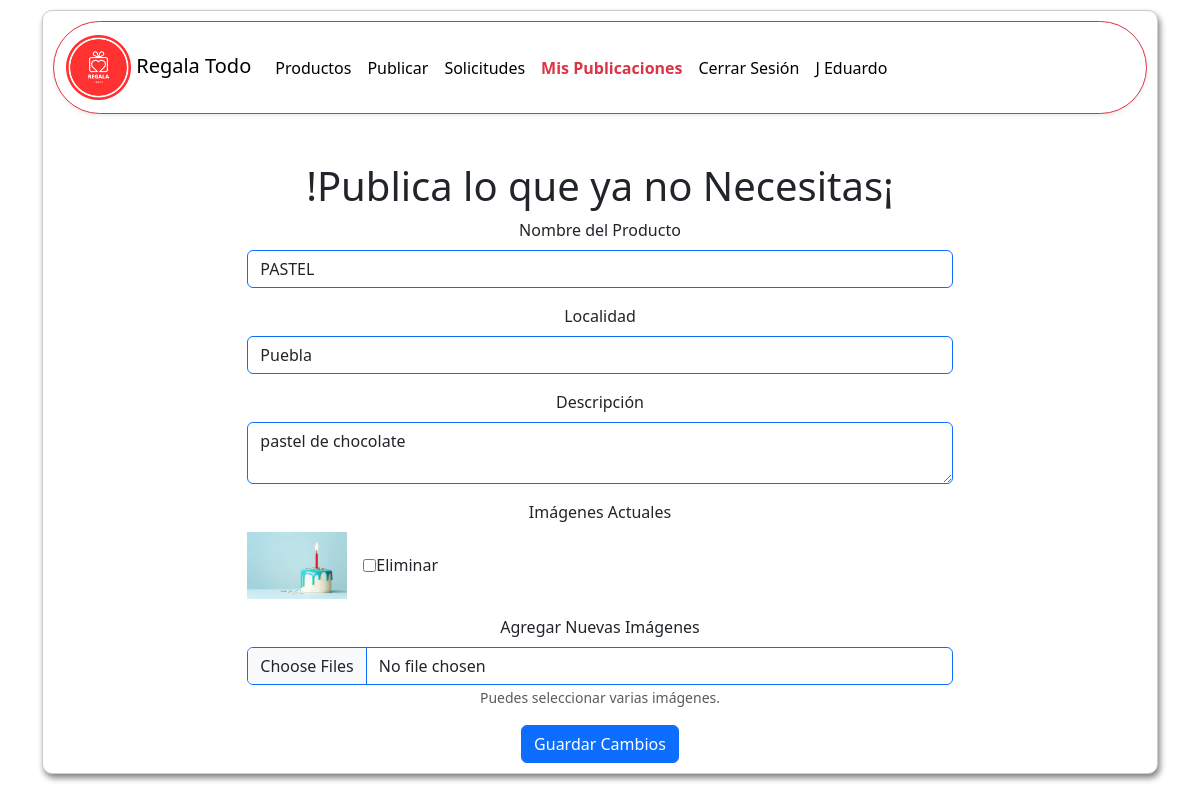
The page /Cliente/editarPublicacion.php?id=10 (signed in) on the database its author committed.
### tables this page shows
CREATE TABLE `articulo` (
  `idArticulo` int(11) NOT NULL,
  `nombre` varchar(45) NOT NULL,
  `descripcion` varchar(45) NOT NULL,
  `disponibilidad` int(11) NOT NULL DEFAULT 0,
  `localidad` varchar(45) NOT NULL,
  `publicacion` datetime NOT NULL,
  `id_Cliente` int(11) NOT NULL
);

CREATE TABLE `imagenesarticulo` (
  `idImagenesArticulo` int(11) NOT NULL,
  `ruta` varchar(45) NOT NULL,
  `id_Articulo` int(11) NOT NULL
);

### controllers/obtenerInfoEditar.php (called while the page is built, shortened)
<?php
$idArticulo = intval($_GET['id']);
$conexion = mysqli_connect("localhost", "root", "", "regalatodo");
$query = "SELECT * FROM articulo WHERE idArticulo = $idArticulo";
$result = mysqli_query($conexion, $query);
if ($row = mysqli_fetch_assoc($result)) {
    $nombre = $row['nombre'];
    $localidad = $row['localidad'];
    $descripcion = $row['descripcion'];
} else {
    die("Artículo no encontrado.");
}
$queryImagenes = "SELECT * FROM imagenesarticulo WHERE id_Articulo = $idArticulo";
$resultImagenes = mysqli_query($conexion, $queryImagenes);
$imagenes = array();
while ($row = mysqli_fetch_assoc($resultImagenes)) {
    $imagenes[] = $row;
}
?>

### Cliente/editarPublicacion.php (the view, shortened to what this page needs)
<!DOCTYPE html>
<html lang="es">
<head>
  <link href="https://cdn.jsdelivr.net/npm/bootstrap@5.3.3/dist/css/bootstrap.min.css" rel="stylesheet">
  <link rel="stylesheet" href="../css/style.css">
</head>
<body>
  <main class="container">
    <div class="principal">
      <nav class="navbar navbar-expand-lg sticky-top border border-danger rounded-pill shadow-sm" style="background-color: #ffffff;">
        <div class="container-fluid">
          <a class="navbar-brand" href="../Cliente/indexCliente.php">
            <img src="../img/LogoRegalaTodo.png" alt="Logo" width="65" height="65" class="d-inline-block align-text-center">
            Regala Todo
          </a>
          <div class="collapse navbar-collapse" id="navbarSupportedContent">
            <ul class="navbar-nav me-auto mb-2 mb-lg-0">
              <li class="nav-item">
                <a class="nav-link active" href="../Cliente/indexCliente.php">Productos</a>
              </li>
              <li class="nav-item">
                <a class="nav-link active " href="../Cliente/publicar.php">Publicar</a>
              </li>
              <li class="nav-item">
                <a class="nav-link active" href="../Cliente/solicitudes.php">Solicitudes</a>
              </li>
              <li class="nav-item">
                <a class="nav-link active fw-bold text-danger" href="../Cliente/misPublicaciones.php">Mis Publicaciones</a>
              </li>
              <li class="nav-item">
                <a class="nav-link active" href="../controllers/cerrarsesion.php">Cerrar Sesión</a>
              </li>
              <li class="nav-item">
                <a class="nav-link active">
                  <?php
                  if (isset($_SESSION["username"]) && !empty($_SESSION["username"])) {
                    echo $_SESSION["username"];
                  } else {
                    echo "Usuario no registrado";
                  }
                  ?>
                </a>
              </li>
            </ul>
          </div>
        </div>
      </nav>
      <div class="container mt-5">
        <div class="row justify-content-center">
          <div class="col-md-8">
            <h1 class="mx-5"> !Publica lo que ya no Necesitas¡</h1>
            <?php include '../controllers/obtenerInfoEditar.php'   ?>
            <form action="../controllers/actualizar.php?id=<?php echo $idArticulo; ?>" method="POST" enctype="multipart/form-data">
              <div class="mb-3">
                <label for="nombre" class="form-label">Nombre del Producto</label>
                <input type="text" class="form-control border border-primary" id="nombre" name="nombre" value=<?php echo $nombre ?>>
              </div>
              <div class="mb-3">
                <label for="localidad" class="form-label">Localidad</label>
                <input type="text" class="form-control border border-primary" id="localidad" name="localidad" value=<?php echo $localidad ?>>
              </div>
              <div class="mb-3">
                <label for="descripcion" class="form-label">Descripción</label>
                <textarea class="form-control border border-primary" id="descripcion" name="descripcion" rows="2"><?php echo $descripcion ?></textarea>
              </div>
              <div class="mb-3">
                <label class="form-label">Imágenes Actuales</label>
                <div>
                  <?php
                  foreach ($imagenes as $imagen) {
                    echo '
                      <div class="d-flex align-items-center mb-2">
                          <img src="' . htmlspecialchars($imagen['ruta']) . '" alt="Imagen" width="100" class="me-3">
                          <input type="checkbox" name="eliminar_imagenes[]" value="' . intval($imagen['idImagenesArticulo']) . '"> Eliminar
                      </div>
                    ';
                  }
                  ?>
                </div>
              </div>
              <div class="mb-3">
                <label for="imagenes" class="form-label">Agregar Nuevas Imágenes</label>
                <input type="file" class="form-control border border-primary" id="imagenes" name="imagenes[]" multiple>
                <small class="form-text text-muted">Puedes seleccionar varias imágenes.</small>
              </div>
              <button type="submit" class="btn btn-primary">Guardar Cambios</button>
            </form>
          </div>
        </div>
      </div>
    </div>
  </main>
</body>
</html>

### css/style.css (style rules this page uses)
.principal { background: #fff; margin: 10px auto; padding: 10px; border: 1px solid #ccc; border-radius: 10px; box-shadow: gray 2px 4px 6px; display: block; text-align: center; }

### rows shown on the page
articulo: nombre "PASTEL", localidad "Puebla", descripcion "pastel de chocolate"
imagenesarticulo: ruta (picture)

### other values the page prints
$_SESSION["username"] "J Eduardo"
